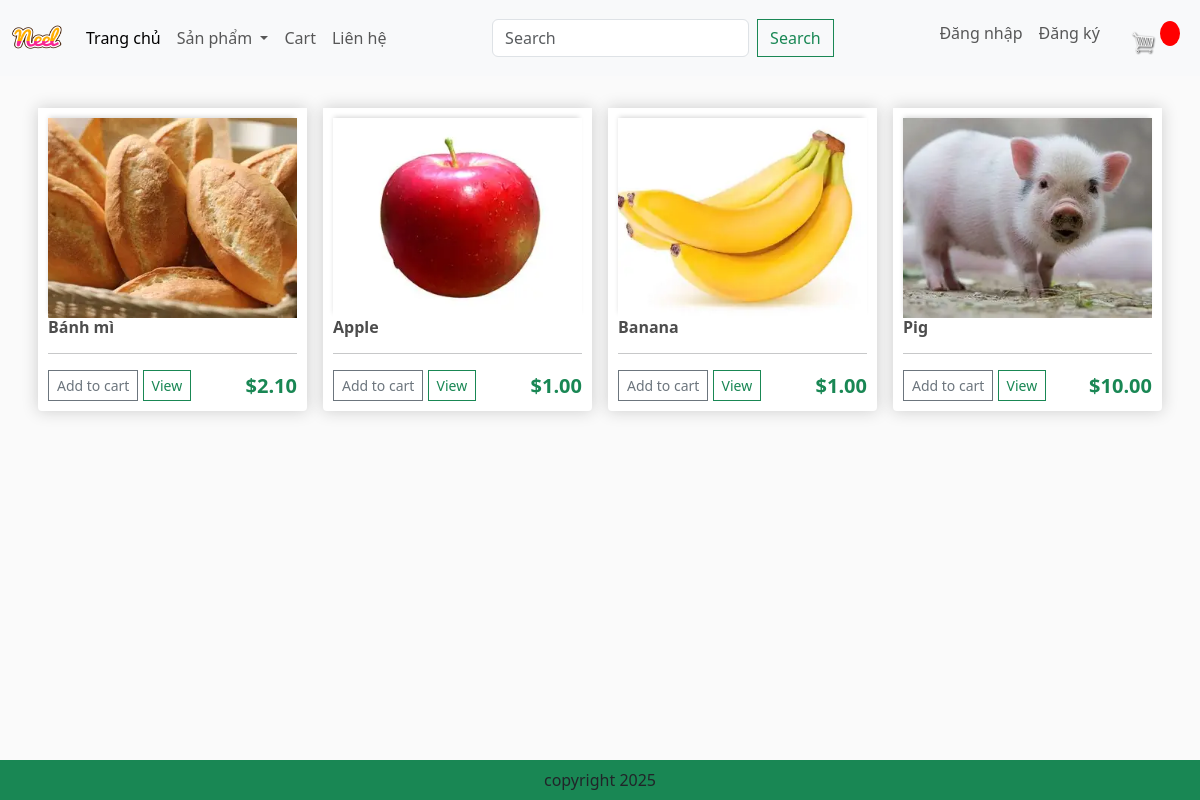
Screenshot of /category/?category=food with the database file from the repository.
### app/models.py (models this page shows, shortened)
class Product(models.Model):
    category = models.ManyToManyField(Category, related_name='product')
    name = models.CharField(max_length=200, null=True)
    price = models.FloatField(null=True)
    digital = models.BooleanField(default=False, null=True, blank=False)
    image = models.ImageField(null= True, blank= True)
    detail= models.TextField(null= True, blank= True)

### app/views.py (the view)
# urls.py: path('category/', views.category, name="category"),
def category(request):
    categories = Category.objects.filter(is_sub = False)
    active_category = request.GET.get('category', '')
    if active_category :
        products = Product.objects.filter(category__slug = active_category)
    context= {'categories':categories,'products':products,'active_category':active_category}
    return render(request, 'app/category.html', context)

### app/templates/app/category.html (shortened to what this page needs)
{% extends 'app/base.html' %}
{% load static %}
        {% block search %}
        <div class="container mt-4">
            <div class="row">
            {% for product in products %}
                <div class="col-lg-3 mb-4 p-2">
                    <div class="box-element product">
                        <img class="thumbnail" src="{{product.image.url}}">
                        <h6><strong>{{product.name}}</strong></h6>
                        <hr>
                        <div class="d-flex justify-content-between align-items-center mt-2">
                            <div>
                                <button data-product= {{product.id}} data-action="add" class="btn btn-outline-secondary btn-sm update-cart">Add to cart</button>
                                <a class="btn btn-outline-success btn-sm" href="#">View</a>
                            </div>
                            <h5 class="mb-0 text-success"><strong>${{ product.price | floatformat:2 }}</strong>
                            </h5>
                        </div>
                    </div>
                </div>
                {% endfor %}
            </div>
        </div>
    {% endblock search %}

### app/static/app/css/main.css (style rules this page uses)
body { background-color: hsl(0, 0%, 98%); }
h1,h2,h3,h4,h5,h6 { color:hsl(0, 0%, 30%); }
.box-element { box-shadow: hsl(0, 0%, 80%) 0 0 16px; background-color: #fff; border-radius: 4px; padding: 10px; height: 100%; }
.thumbnail { width: 100%; height: 200px; object-fit: cover; box-shadow: -1px -3px 5px -2px rgba(214,214,214,1); }
.product { border-radius: 0 0 4px 4px; }
.col-lg-3, .col-lg-4, .col-lg-6, .col-lg-8, .col-lg-12 { margin-top: 0 !important; }
.btn { border-radius: 0; }

### rows the page displays
Product: image (picture), name "Bánh mì", price "2.10"
Product: image (picture), name "Apple", price "1.00"
Product: image (picture), name "Banana", price "1.00"
Product: image (picture), name "Pig", price "10.00"
